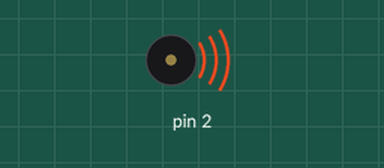
Recording of a sketch running on a simulated Arduino Uno, built with avr-gcc and run on an emulated ATmega328P. Parts: buzzer (waves = sounding).

Above: at 0.2 s.
At 28.38 s:
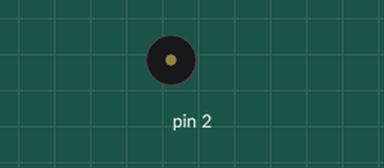
Timing chart, 0 to 40.0 s (numbered marks = the images above):
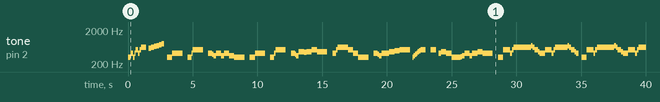

The sketch:

texasFightSong.ino
```cpp
/******************************************************************
 * SparkFun Inventor's Kit
 * Example sketch 11
 *
 * BUZZER
 *
 * This sketch uses the buzzer to play songs.
 * The Arduino's tone() command will play notes of a given frequency.
 *
 * This sketch was written by SparkFun Electronics,
 * with lots of help from the Arduino community.
 * (This sketch was originally developed by D. Cuartielles for K3)
 * This code is completely free for any use.
 * Visit http://learn.sparkfun.com/products/2 for SIK information.
 * Visit http://www.arduino.cc to learn about the Arduino.
 *
 * Version 2.0 6/2012 MDG
 * Version 2.1 9/2014 BCH
 *****************************************************************/

#include <Speaker.h>

Speaker speaker(2);

void setup() {
  speaker.begin();
}


void loop() {
  speaker.texasFight(33);
  speaker.flatTone(1000, 1000);
}
```

Measured:
- by itself, tone on pin 2: plays 311 Hz for 0.20 s, 415 Hz for 0.20 s, 311 Hz for 0.10 s, 415 Hz for 0.10 s, 523 Hz for 0.20 s, 415 Hz for 0.10 s … (105 notes in this stretch)
